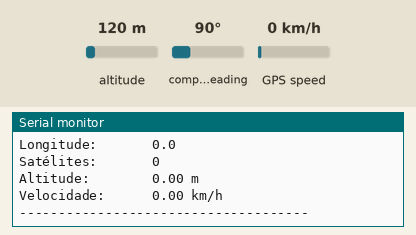
Recording of a sketch running on a simulated ESP32. On the bench: the last lines printed to the serial monitor. The test bench sets the inputs (shaded band); at power-on: altitude 120 m, GPS speed 0 km/h, compass heading 90°. Storage starts empty; the GPS gets a fix after 3 s at 37.7749, -122.4194 with 8 satellites.

Above: at 2.2 s.
2.3 s: altitude set to 20 m
At 3.5 s:
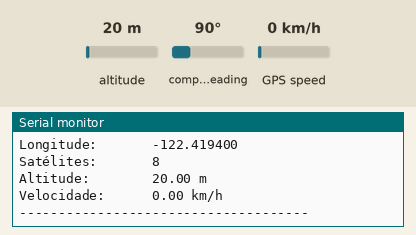
3.8 s: GPS speed set to 2 km/h
At 4.9 s:
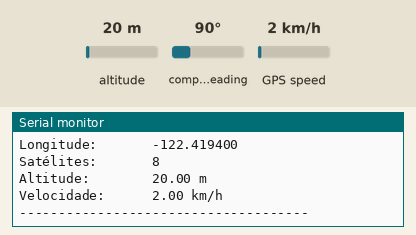
5.3 s: altitude set to 250 m
At 6.9 s:
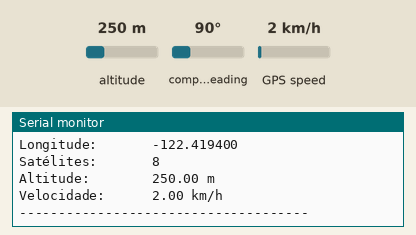
Timing chart, 0 to 8.4 s (numbered marks = the images above; inputs shaded):
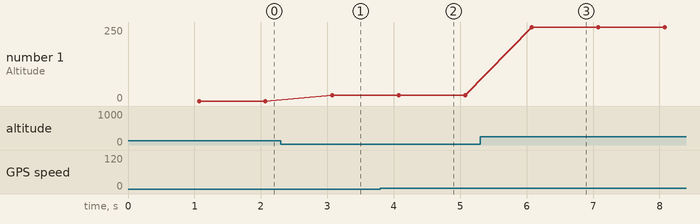

Measured:
- after the input at 2.3 s, the serial monitor: prints a new line after 0.78 s (image 1)
- after the input at 3.8 s, the serial monitor: prints a new line after 0.28 s (image 2)
- after the input at 5.3 s, the serial monitor: prints a new line after 0.78 s (image 3)
- plotted number 1: 0 → 20 after the input at 2.3 s, 20 → 250 after the input at 5.3 s

The sketch:

Unificacao-SD-GPS.ino
```cpp
/*
=================================================================================
  SISTEMA DE DATALOGGER GPS — ESP32 (30 PINOS) + MÓDULO SD + GPS (UART)
=================================================================================
  Esquema de Ligação:
---------------------------------------------------------------------------------
  Módulo SD (SPI):
    - CS   -> GPIO 5
    - MOSI -> GPIO 23
    - MISO -> GPIO 19
    - SCK  -> GPIO 18

  Módulo GPS (UART Serial2):
    - TX GPS -> GPIO D17 (RX do ESP32)
    - RX GPS -> GPIO D16 (TX do ESP32)
=================================================================================
*/

#include <SPI.h>
#include <SD.h>
#include <TinyGPSPlus.h>

// --- CONFIGURAÇÕES DE PINOS ---
const int chipSelect = 5;       // Pino CS do Cartão SD (VSPI)
#define GPS_RX_PIN  16         // GPIO 16 (Recebe do TX do GPS)
#define GPS_TX_PIN  17          // GPIO 17 (Conecta no RX do GPS)

// --- OBJETOS ---
TinyGPSPlus gps;
#define gpsSerial Serial2

// --- TEMPORIZADOR DE GRAVAÇÃO ---
unsigned long ultimoSalvo = 0;
const unsigned long INTERVALO_GRAVACAO = 1000; // Salva no SD a cada 1 segundo (1000ms)

void setup() {
  Serial.begin(115200);
  delay(1000);

  Serial.println("\n=== INICIALIZANDO SYSTEMA DATALOGGER (GPS + SD) ===");

  // 1. Inicializa o GPS na Serial2
  gpsSerial.begin(9600, SERIAL_8N1, GPS_RX_PIN, GPS_TX_PIN);
  Serial.println("GPS Serial inicializada. Aguardando sinal dos satélites...");

  // 2. Inicializa o Cartão SD
  if (!SD.begin(chipSelect)) {
    Serial.println("ERRO: Cartão SD não encontrado ou falha de conexão!");
    while (1); // Trava o código se o SD falhar
  }
  Serial.println("Cartão SD inicializado com sucesso.");

  // 3. Cria o cabeçalho no arquivo CSV se ele não existir
  if (!SD.exists("/gps_data.csv")) {
    File logFile = SD.open("/gps_data.csv", FILE_WRITE);
    if (logFile) {
      logFile.println("Data,Hora,Lat,Lng,Satélites,Altitude_m,Velocidade_kmh");
      logFile.close();
      Serial.println("Arquivo gps_data.csv criado com o cabeçalho!");
    }
  }
}

void loop() {
  // 1. Processa os dados recebidos do GPS continuamente sem interrupções
  while (gpsSerial.available() > 0) {
    gps.encode(gpsSerial.read());
  }

  // 2. Alerta de falta de comunicação com o módulo GPS
  if (millis() > 5000 && gps.charsProcessed() < 10) {
    Serial.println(F("ERRO: Nenhum GPS detectado! Verifique a fiação RX/TX."));
    while (true);
  }

  // 3. Grava no SD e exibe no Serial a cada INTERVALO_GRAVACAO (1s)
  if (millis() - ultimoSalvo >= INTERVALO_GRAVACAO) {
    ultimoSalvo = millis();
    processarEGravarDados();
  }
}

void processarEGravarDados() {
  // Monta a string no formato CSV para o SD
  String dataStr = "";
  String horaStr = "";
  String latStr = "0.0";
  String lngStr = "0.0";

  // Data
  if (gps.date.isValid()) {
    char buf[12];
    sprintf(buf, "%02d/%02d/%04d", gps.date.day(), gps.date.month(), gps.date.year());
    dataStr = String(buf);
  } else {
    dataStr = "Inválido";
  }

  // Hora (UTC)
  if (gps.time.isValid()) {
    char buf[10];
    sprintf(buf, "%02d:%02d:%02d", gps.time.hour(), gps.time.minute(), gps.time.second());
    horaStr = String(buf);
  } else {
    horaStr = "Inválido";
  }

  // Coordenadas
  if (gps.location.isValid()) {
    latStr = String(gps.location.lat(), 6);
    lngStr = String(gps.location.lng(), 6);
  }

  // Linha formatada em CSV
  String linhaCSV = dataStr + "," +
                    horaStr + "," +
                    latStr + "," +
                    lngStr + "," +
                    String(gps.satellites.value()) + "," +
                    String(gps.altitude.meters(), 2) + "," +
                    String(gps.speed.kmph(), 2);

  // --- GRAVAÇÃO NO SD CARD ---
  File logFile = SD.open("/gps_data.csv", FILE_APPEND);
  if (logFile) {
    logFile.println(linhaCSV);
    logFile.close(); // Fecha para garantir a gravação no cartão fisicamente
    Serial.println("-> [SD OK] Dados salvos no arquivo gps_data.csv");
  } else {
    Serial.println("-> [SD ERRO] Falha ao abrir gps_data.csv para gravação!");
  }

  // --- MONITORA NO SERIAL CONSOLE ---
  Serial.println(F("-------------------------------------"));
  Serial.print("Data/Hora (UTC): "); Serial.print(dataStr); Serial.print(" "); Serial.println(horaStr);
  Serial.print("Latitude:        "); Serial.println(latStr);
  Serial.print("Longitude:       "); Serial.println(lngStr);
  Serial.print("Satélites:       "); Serial.println(gps.satellites.value());
  Serial.print("Altitude:        "); Serial.print(gps.altitude.meters()); Serial.println(" m");
  Serial.print("Velocidade:      "); Serial.print(gps.speed.kmph()); Serial.println(" km/h");
  Serial.println(F("-------------------------------------"));
}
```
